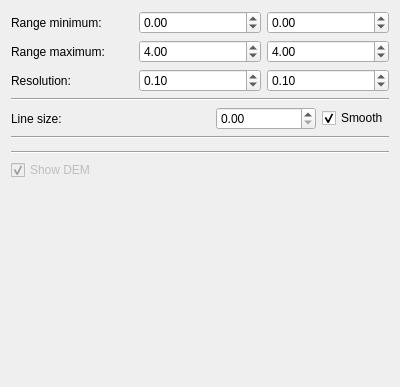
<?xml version="1.0" encoding="UTF-8"?>
<ui version="4.0">
 <class>DEMControl</class>
 <widget class="QWidget" name="DEMControl">
  <property name="geometry">
   <rect>
    <x>0</x>
    <y>0</y>
    <width>400</width>
    <height>387</height>
   </rect>
  </property>
  <property name="windowTitle">
   <string>Form</string>
  </property>
  <layout class="QVBoxLayout" name="verticalLayout">
   <item>
    <layout class="QGridLayout" name="cellLayout">
     <item row="0" column="0">
      <widget class="QLabel" name="rangeMinTextLabel">
       <property name="text">
        <string>Range minimum:</string>
       </property>
      </widget>
     </item>
     <item row="2" column="1">
      <widget class="QDoubleSpinBox" name="rangeMaxXSpinBox">
       <property name="minimum">
        <double>-100.000000000000000</double>
       </property>
       <property name="maximum">
        <double>100.000000000000000</double>
       </property>
       <property name="singleStep">
        <double>0.100000000000000</double>
       </property>
       <property name="value">
        <double>4.000000000000000</double>
       </property>
      </widget>
     </item>
     <item row="2" column="2">
      <widget class="QDoubleSpinBox" name="rangeMaxYSpinBox">
       <property name="minimum">
        <double>-100.000000000000000</double>
       </property>
       <property name="maximum">
        <double>100.000000000000000</double>
       </property>
       <property name="singleStep">
        <double>0.100000000000000</double>
       </property>
       <property name="value">
        <double>4.000000000000000</double>
       </property>
      </widget>
     </item>
     <item row="2" column="0">
      <widget class="QLabel" name="rangeMaxTextLabel">
       <property name="text">
        <string>Range maximum:</string>
       </property>
      </widget>
     </item>
     <item row="3" column="0">
      <widget class="QLabel" name="resolutionTextLabel">
       <property name="text">
        <string>Resolution:</string>
       </property>
      </widget>
     </item>
     <item row="3" column="1">
      <widget class="QDoubleSpinBox" name="resXSpinBox">
       <property name="minimum">
        <double>0.000000000000000</double>
       </property>
       <property name="maximum">
        <double>100.000000000000000</double>
       </property>
       <property name="singleStep">
        <double>0.010000000000000</double>
       </property>
       <property name="value">
        <double>0.100000000000000</double>
       </property>
      </widget>
     </item>
     <item row="3" column="2">
      <widget class="QDoubleSpinBox" name="resYSpinBox">
       <property name="minimum">
        <double>0.000000000000000</double>
       </property>
       <property name="maximum">
        <double>100.000000000000000</double>
       </property>
       <property name="singleStep">
        <double>0.010000000000000</double>
       </property>
       <property name="value">
        <double>0.100000000000000</double>
       </property>
      </widget>
     </item>
     <item row="0" column="1">
      <widget class="QDoubleSpinBox" name="rangeMinXSpinBox">
       <property name="minimum">
        <double>-100.000000000000000</double>
       </property>
       <property name="maximum">
        <double>100.000000000000000</double>
       </property>
       <property name="singleStep">
        <double>0.100000000000000</double>
       </property>
      </widget>
     </item>
     <item row="0" column="2">
      <widget class="QDoubleSpinBox" name="rangeMinYSpinBox">
       <property name="minimum">
        <double>-100.000000000000000</double>
       </property>
       <property name="maximum">
        <double>100.000000000000000</double>
       </property>
       <property name="singleStep">
        <double>0.100000000000000</double>
       </property>
      </widget>
     </item>
    </layout>
   </item>
   <item>
    <widget class="Line" name="line_5">
     <property name="orientation">
      <enum>Qt::Horizontal</enum>
     </property>
    </widget>
   </item>
   <item>
    <layout class="QHBoxLayout" name="lineSizeLayout">
     <item>
      <widget class="QLabel" name="lineSizeTextLabel">
       <property name="text">
        <string>Line size:</string>
       </property>
      </widget>
     </item>
     <item>
      <spacer name="horizontalSpacer_2">
       <property name="orientation">
        <enum>Qt::Horizontal</enum>
       </property>
       <property name="sizeHint" stdset="0">
        <size>
         <width>40</width>
         <height>20</height>
        </size>
       </property>
      </spacer>
     </item>
     <item>
      <widget class="QDoubleSpinBox" name="lineSizeSpinBox">
       <property name="minimumSize">
        <size>
         <width>100</width>
         <height>0</height>
        </size>
       </property>
       <property name="frame">
        <bool>true</bool>
       </property>
       <property name="decimals">
        <number>2</number>
       </property>
       <property name="maximum">
        <double>100.000000000000000</double>
       </property>
      </widget>
     </item>
     <item>
      <widget class="QCheckBox" name="smoothLinesCheckBox">
       <property name="text">
        <string>Smooth</string>
       </property>
       <property name="checked">
        <bool>true</bool>
       </property>
      </widget>
     </item>
    </layout>
   </item>
   <item>
    <widget class="Line" name="line_4">
     <property name="orientation">
      <enum>Qt::Horizontal</enum>
     </property>
    </widget>
   </item>
   <item>
    <widget class="ColorChooser" name="colorChooser" native="true"/>
   </item>
   <item>
    <widget class="Line" name="line_3">
     <property name="orientation">
      <enum>Qt::Horizontal</enum>
     </property>
    </widget>
   </item>
   <item>
    <layout class="QGridLayout" name="showLayout">
     <item row="0" column="0">
      <widget class="QCheckBox" name="showDEMCheckBox">
       <property name="enabled">
        <bool>false</bool>
       </property>
       <property name="text">
        <string>Show DEM</string>
       </property>
       <property name="checked">
        <bool>true</bool>
       </property>
      </widget>
     </item>
    </layout>
   </item>
   <item>
    <spacer name="verticalSpacer">
     <property name="orientation">
      <enum>Qt::Vertical</enum>
     </property>
     <property name="sizeType">
      <enum>QSizePolicy::Expanding</enum>
     </property>
     <property name="sizeHint" stdset="0">
      <size>
       <width>20</width>
       <height>40</height>
      </size>
     </property>
    </spacer>
   </item>
  </layout>
  <action name="testAction">
   <property name="text">
    <string>Test</string>
   </property>
  </action>
 </widget>
 <customwidgets>
  <customwidget>
   <class>ColorChooser</class>
   <extends>QWidget</extends>
   <header>ColorChooser.h</header>
   <container>1</container>
  </customwidget>
 </customwidgets>
 <resources/>
 <connections>
  <connection>
   <sender>lineSizeSpinBox</sender>
   <signal>valueChanged(double)</signal>
   <receiver>DEMControl</receiver>
   <slot>lineSizeChanged(double)</slot>
   <hints>
    <hint type="sourcelabel">
     <x>304</x>
     <y>27</y>
    </hint>
    <hint type="destinationlabel">
     <x>199</x>
     <y>149</y>
    </hint>
   </hints>
  </connection>
  <connection>
   <sender>smoothLinesCheckBox</sender>
   <signal>toggled(bool)</signal>
   <receiver>DEMControl</receiver>
   <slot>smoothLinesToggled(bool)</slot>
   <hints>
    <hint type="sourcelabel">
     <x>389</x>
     <y>33</y>
    </hint>
    <hint type="destinationlabel">
     <x>199</x>
     <y>149</y>
    </hint>
   </hints>
  </connection>
  <connection>
   <sender>showDEMCheckBox</sender>
   <signal>toggled(bool)</signal>
   <receiver>DEMControl</receiver>
   <slot>showDEMToggled(bool)</slot>
   <hints>
    <hint type="sourcelabel">
     <x>209</x>
     <y>100</y>
    </hint>
    <hint type="destinationlabel">
     <x>199</x>
     <y>193</y>
    </hint>
   </hints>
  </connection>
  <connection>
   <sender>rangeMaxXSpinBox</sender>
   <signal>valueChanged(double)</signal>
   <receiver>DEMControl</receiver>
   <slot>demChanged()</slot>
   <hints>
    <hint type="sourcelabel">
     <x>199</x>
     <y>56</y>
    </hint>
    <hint type="destinationlabel">
     <x>199</x>
     <y>193</y>
    </hint>
   </hints>
  </connection>
  <connection>
   <sender>rangeMaxYSpinBox</sender>
   <signal>valueChanged(double)</signal>
   <receiver>DEMControl</receiver>
   <slot>demChanged()</slot>
   <hints>
    <hint type="sourcelabel">
     <x>328</x>
     <y>56</y>
    </hint>
    <hint type="destinationlabel">
     <x>199</x>
     <y>193</y>
    </hint>
   </hints>
  </connection>
  <connection>
   <sender>resXSpinBox</sender>
   <signal>valueChanged(double)</signal>
   <receiver>DEMControl</receiver>
   <slot>demChanged()</slot>
   <hints>
    <hint type="sourcelabel">
     <x>199</x>
     <y>89</y>
    </hint>
    <hint type="destinationlabel">
     <x>199</x>
     <y>193</y>
    </hint>
   </hints>
  </connection>
  <connection>
   <sender>resYSpinBox</sender>
   <signal>valueChanged(double)</signal>
   <receiver>DEMControl</receiver>
   <slot>demChanged()</slot>
   <hints>
    <hint type="sourcelabel">
     <x>328</x>
     <y>89</y>
    </hint>
    <hint type="destinationlabel">
     <x>199</x>
     <y>193</y>
    </hint>
   </hints>
  </connection>
  <connection>
   <sender>rangeMinXSpinBox</sender>
   <signal>valueChanged(double)</signal>
   <receiver>DEMControl</receiver>
   <slot>demChanged()</slot>
   <hints>
    <hint type="sourcelabel">
     <x>199</x>
     <y>23</y>
    </hint>
    <hint type="destinationlabel">
     <x>199</x>
     <y>193</y>
    </hint>
   </hints>
  </connection>
  <connection>
   <sender>rangeMinYSpinBox</sender>
   <signal>valueChanged(double)</signal>
   <receiver>DEMControl</receiver>
   <slot>demChanged()</slot>
   <hints>
    <hint type="sourcelabel">
     <x>328</x>
     <y>23</y>
    </hint>
    <hint type="destinationlabel">
     <x>199</x>
     <y>193</y>
    </hint>
   </hints>
  </connection>
 </connections>
 <slots>
  <slot>lineSizeChanged(double)</slot>
  <slot>smoothLinesToggled(bool)</slot>
  <slot>showDEMToggled(bool)</slot>
  <slot>demChanged()</slot>
 </slots>
</ui>
